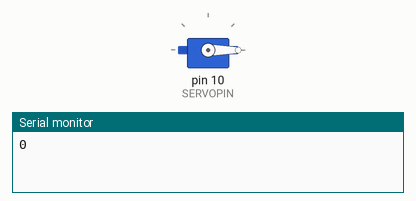
Recording of a sketch running on a simulated Arduino Uno, built with avr-gcc and run on an emulated ATmega328P. Parts: servo, the last lines printed to the serial monitor.

Above: at 0.05 s.
At 1.5 s:
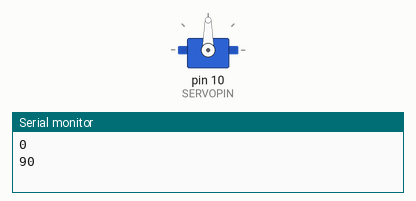
At 3.0 s:
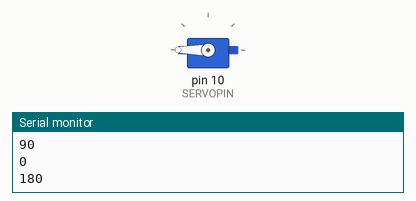
Timing chart, 0 to 6.9 s (numbered marks = the images above):
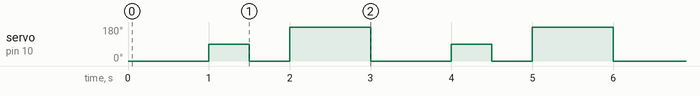

Measured:
- by itself, servo on pin 10 (SERVOPIN): repeats every 3.0 s: 0° 0.50 s, 180° 1.0 s, 0° 1.0 s, 90° 0.50 s

The sketch:

Servomechanism.ino
```cpp
#include <Servo.h>// The use of the library disables analogWrite() (PWM)
//functionality on pins 9 and 10, whether or not there is a Servo on those pins.

#define SERVOPIN 10

Servo myservo; // create servo object to control a servo
int pos = 0; // variable to store the servo position
int dir = 0; // variable to store the servo direction
int posFinal = 90; //max angle for sweep
int posInitial = 0; //min angle for sweep

void setup() {

  Serial.begin(115200);
  myservo.attach(SERVOPIN); // initialises the servo by attatching the servo on pin
//10 to the servo object
}
/*void loop() {

  if(dir == 0) {
    if(pos<posFinal) {
      pos++;
    }
    else {
      dir = 1;
      pos = posFinal - 1;
    }
  }
  else {

    if(pos>posInitial) {
      pos--;
    }
    else {
      dir = 0;
      pos = posInitial + 1;
    }
  }

  myservo.write(pos);

  Serial.print("Position="); //print to the serial monitor
  Serial.println(pos);  //prints the position to the serial monitor + a new line

  delay(15);            // waits 15ms for the servo to reach the position

}
*/
void loop() {
  myservo.write(0);
  Serial.println(myservo.read());
  delay(1000);
  myservo.write(90);
  Serial.println(myservo.read());
  delay(500);
  myservo.write(0);
  Serial.println(myservo.read());
  delay(500);
  myservo.write(180);
  Serial.println(myservo.read());
  delay(1000);
}
```
